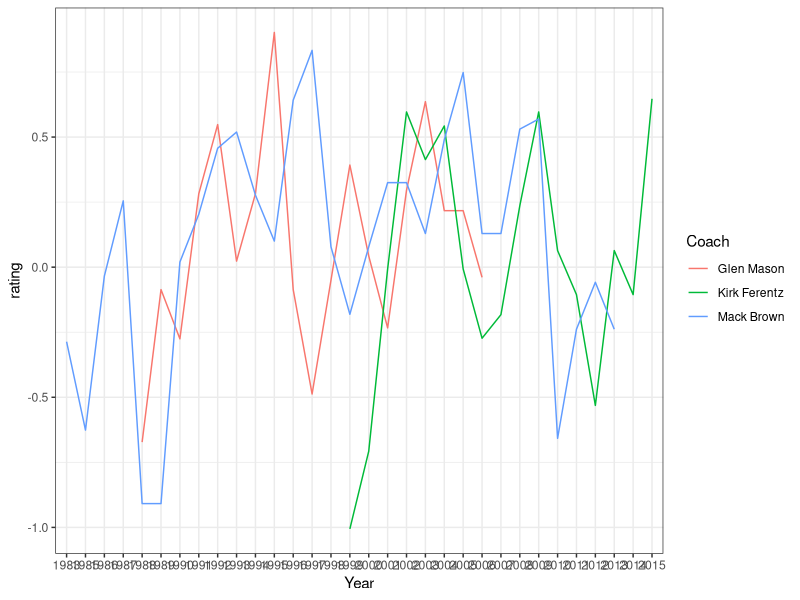

Reproduce this figure in R.
# load packages
library(tidyverse)

# Read in new yby_withcoaches file
yby <- readxl::read_excel('data/year_by_year_to2015_withcoaches.xlsx')

# manually calculate win/loss variable
yby_coach <- yby %>%
  mutate(win_calc = ifelse(PF > PA, 1, 0)) %>%
  group_by(Year, Team, Coach) %>%
  mutate(num_games = n()) %>%
  arrange(Team, Coach, Year) %>%
  mutate(games = 1:n())

yrs_with_team <- yby_coach %>%
  distinct(Team, Coach, Year) %>%
  group_by(Team, Coach) %>%
  arrange(Year) %>%
  mutate(yrs_with_team = 1:n())

yby_coach <- left_join(yby_coach,
                       select(yrs_with_team, Team, Coach, Year, yrs_with_team))


# fitting models
library(lme4)
library(optimx)
win_nogame_1 <- glmer(win_calc ~ 1 +
                        (1 | yrs_with_team) +
                        (1 | Coach) +
                        (1 | Team),
                      data = yby_coach, family = binomial,
                      control = glmerControl(optimizer = "bobyqa",
                                             optCtrl = list(maxfun = 10000)))

win_nogame_year <- glmer(win_calc ~ 1 + 
                           (1 | Coach:Year) +
                           (1 | Team),
                         data = yby_coach, family = binomial,
                         control = glmerControl(optimizer = "bobyqa",
                                                optCtrl = list(maxfun = 10000)))

# Winning Percentage
yby_coach_wp <- yby_coach %>%
  group_by(Coach, Team) %>%
  mutate(win_per = mean(win_calc)) %>%
  distinct(Coach, Team, Year, .keep_all = TRUE)

# Model - winning percentage
win_per_mod <- lmer(win_per ~ 1 +
                      (1 | Coach) +
                      (1 | Team),
                    data = yby_coach_wp)

# combine model results by Team, Coach, Year

coach_by_year <- ranef(win_nogame_year)$`Coach:Year`
coach_by_year$coach_year <- rownames(coach_by_year)
coach_year <- do.call('rbind', strsplit(coach_by_year$coach_year, ':'))
names(coach_year) <- c('Coach', 'Year')
coach_year <- data.frame(coach_year)
names(coach_year) <- c('Coach', 'Year')
coach_by_year <- bind_cols(coach_by_year, coach_year)
names(coach_by_year)[1] <- 'rating'

coach_by_year %>%
  filter(Coach %in% c('Mack Brown', 'Kirk Ferentz', 'Glen Mason')) %>%
  ggplot(aes(x = Year, y = rating)) +
  geom_line(aes(color = Coach, group = Coach)) + 
  theme_bw()
  
